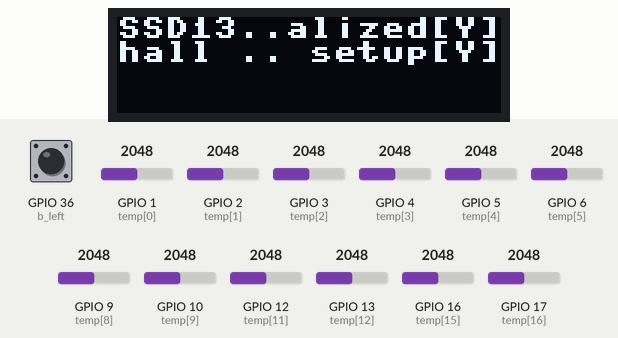
Recording of a program running on a simulated ESP32 board running MicroPython. Shown: 128×32 one-colour display. Inputs (shaded band) come from the test bench; at power-on: GPIO 1 (temp[0]) = 2048, GPIO 2 (temp[1]) = 2048, GPIO 3 (temp[2]) = 2048, GPIO 4 (temp[3]) = 2048, GPIO 5 (temp[4]) = 2048, GPIO 6 (temp[5]) = 2048, GPIO 9 (temp[8]) = 2048, GPIO 10 (temp[9]) = 2048, GPIO 12 (temp[11]) = 2048, GPIO 13 (temp[12]) = 2048, GPIO 16 (temp[15]) = 2048, GPIO 17 (temp[16]) = 2048, GPIO 36 (b_left) HIGH (analog values on the 0–4095 scale). WiFi joins after 1.5 s; the clock reads 2024-03-15 10:24:30 at power-on unless the program sets it; what the program prints to the serial console is not drawn.

Above: at 0.1 s.
At 5.1 s:
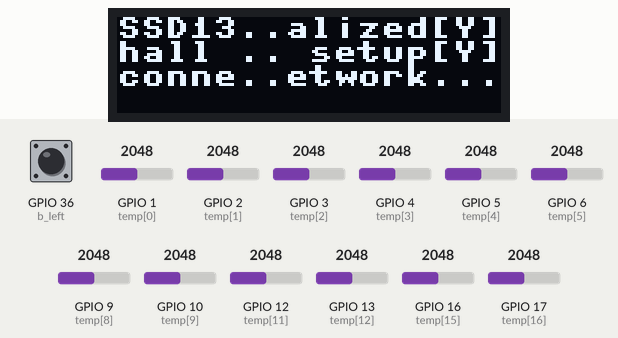
At 6.6 s:
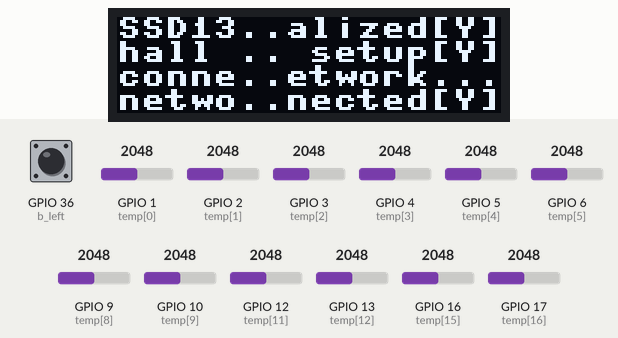

Measured:
- what the display in image 1 shows lasts 1.5 s, from 5.0 s to 6.5 s

The program:

530-backup-from-jan23-dataset.py
```python
# MARK2 5.3.2 second one made -1-44-2023
# OpenMuscle Sensor Band 5.3.0
# UDP send
# 12 x 1
# Pin 18 reads 3.3 rerout fix for 5.3.0

# Simplify machine and from machine reduntant
import time
import machine
from machine import Pin, ADC, I2C
import socket
import network
try:
  import ssd1306
except:
  print("failed to import ssd1306")

ledPIN = 15
sclPIN = 33
sdaPIN = 34
oledWIDTH = 128
oledHEIGHT =  32
button_leftPIN = 36
button_rightPIN = 35
led = False
b_left = machine.Pin(button_leftPIN,machine.Pin.IN,machine.Pin.PULL_UP)
b_right = machine.Pin(button_rightPIN,machine.Pin.IN,machine.Pin.PULL_UP)


# Code feedback through onboard LED GPIO 15 or ledPIN

def initLED(ledPIN):
  try:
    led = Pin(ledPIN,Pin.OUT)
    print('led initialized!')
    print('led =',led)
    try:
      throw(1)
    except:
      print('couldnt use throw(1)')
  except:
    print('led did not work :(')
    led = False
  return(led)

led = initLED(ledPIN)

def throw(amt, led=led):
  if led:
    for i in range(amt):
      led.value(1)
      time.sleep(.66)
      led.value(0)
      time.sleep(.33)
  else:
    print('throw(n) n=',amt)

ram = []

print('trying to init oled')
def initOLED(scl=Pin(sclPIN),sda=Pin(sdaPIN),led=led,w=oledWIDTH,h=oledHEIGHT):
  print('scl = ',scl)
  print('sda = ',sda)
  oled = False
  i2c = False
  try:
    i2c = machine.I2C(scl=scl,sda=sda)
  except:
    print('i2c failed check pins scl sda')
    try:
      print('i2c.scan() = ',i2c.scan())
    except:
      print('i2c.scan() failed')
  if i2c:
    try:
      oled = ssd1306.SSD1306_I2C(w,h,i2c)
      print("SSD1306 initialized[Y]")
      print('oled = ',oled)
    except:
      print("failed to initialize onboard SSD1306")
  return oled

oled = initOLED()

def frint(text,oled=oled,ram=ram):
  if oled:
    if text:
      text = str(text)
      if len(text) <= 16:
        ram.append(text)
      else:
        ram.append(text[0:5]+'..'+text[len(text)-9:])
    oled.fill(0)
    n = 0
    for i in ram[-4:]:
      oled.text(i,0,n*8)
      n+=1
    if len(ram) > 9:
      ram = ram[-9:0]
    oled.show()
    print('f:> ',ram[-1])
  else:
    print('f:< ',text)

# Start using frint to log and print backs up if frint doesnt work
if oled:
  frint('SSD1306 initialized[Y]')
else:
  print('oledINIT failed')

#Setup basic ADC pin read array test
print('hall array: hall[0-18] hall[0] is None so pins match')
hall = [None]
for i in range(1,19):
  temp = machine.ADC(Pin(i))
  #important to read the value properly
  temp.atten(ADC.ATTN_11DB)
  hall.append(temp)


for i,x in enumerate(hall):
  print(i,x)

frint('hall array setup[Y]')
throw(5)

#need encrypted method of store/retrieve
#current wifi connection because of ease of use
def initNETWORK(a=b_left,b=b_right):
  #need optional backup UDP repl if can't connect
  #primary and secondary networks
  #if primary then try secondary dev wifi access point
  wlan = network.WLAN(network.STA_IF)
  wlan.active(False)
  if not wlan.isconnected():
    frint('connecting to network...')
    if wlan.isconnected() == False:
      wlan.active(True)
    wlan.connect('OpenMuscle','3141592653')
    while not wlan.isconnected():
      pass

  print('assing port and bind')
  port = 3145
  print('network config: ',wlan.ifconfig())
  frint('network connected[Y]')
  s = socket.socket(socket.AF_INET,socket.SOCK_DGRAM)
  return(s,wlan)
#s.bind(('192.168.103.203',port))

s,wlan = initNETWORK()

#Version 5.3.0 miswired second two elements on hardware 0-11
# 0-5 top circular band on hexigon 1 per cell
# 6-11 bottom circular band on hexigon 1 per cell
cells = [hall[6],hall[2],hall[5],hall[3],hall[4],hall[1],hall[16],hall[17],hall[12],hall[9],hall[13],hall[10]]

#inital hall sensor ADC calibration
# grabs first few inputs and reduces the value

def calibrate(data):
  calib = []
  for x in data:
    calib.append(int(x))
  return calib

try:
  import ntptime
  ntptime.settime()
  time.localtime()
  print(time.localtime())
except:
  frint('NTP Time [f]')
  print('failed to set NTP time')

#Gather send
#Declare temp var to write to text file

#packet length
plen = 10
#packet iterator
pi = 0
calib = [0,0,0,0,0,0,0,0,0,0,0,0]

#stop white loop for 10
time.sleep(10)


def mainloup(calib=calib,pi=pi,plen=plen,oled=oled,ram=ram,led=led,cells=cells,a=b_left,b=b_right):
  exit_bool = False
  button_thresh = 0
  while not exit_bool:
    if a.value() == 0:
      button_thresh += 1
    else:
      button_thresh += -1
    if button_thresh > 20:
      exit_bool = True
    elif button_thresh < 0:
      button_thresh = 0
    packet = {}
    data = []
    for i in range(len(cells)):
      data.append(cells[i].read()-calib[i])
    packet["id"] = "OM-Band12"
    packet["ticks"] = time.ticks_ms()
    packet["time"] = time.localtime()
    if pi == 0:
      print("No calibration just raw data")
      #calib = calibrate(data)
      #print(calib)
    if pi >= 10:
      pi = 1
    else:
      pi += 1
    #Append the cycle with : deliminer delimeter
    packet['data'] = data
    raw_data = str(packet).encode('utf-8')
    try:
      #UDP recepient address
      #Work on dynamic setup protocol
      s.sendto(raw_data,('192.168.170.121',3145))
    except:
      print('failed')

mainloup()
frint('this is after mainloup()')
```
